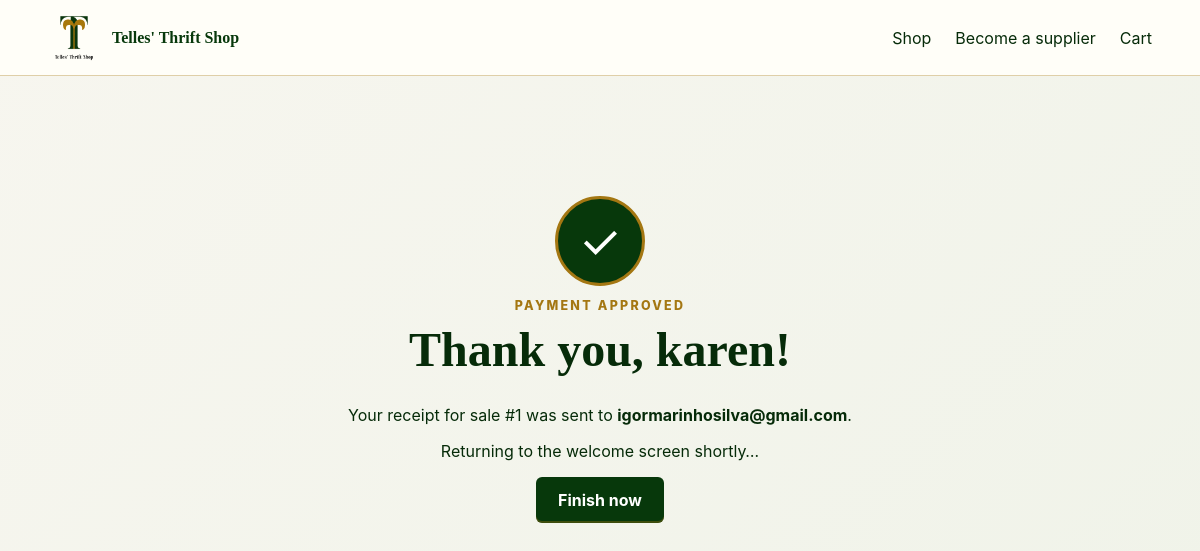
Page /checkout/complete/ (signed in) on the committed database.
### transactions/models.py (models this page shows, shortened)
class Sale(models.Model):
    STATUS_CHOICES = [('pending', 'Pending'), ('paid', 'Paid'), ('cancelled', 'Cancelled')]
    customer = models.ForeignKey(Customer, on_delete=models.PROTECT, related_name='sales')
    created_at = models.DateTimeField(auto_now_add=True)
    status = models.CharField(max_length=20, choices=STATUS_CHOICES, default='pending')
    payment_reference = models.CharField(max_length=100, blank=True)
    total = models.DecimalField(max_digits=10, decimal_places=2, default=Decimal('0'))
    class Meta:
        ordering = ['-created_at']
        verbose_name = 'Sale'
        verbose_name_plural = 'Sales'

class Customer(models.Model):
    name = models.CharField(max_length=150)
    email = models.EmailField()
    cpf = models.CharField(max_length=14)
    created_at = models.DateTimeField(auto_now_add=True)
    class Meta:
        ordering = ['name']
        verbose_name = 'Customer'
        verbose_name_plural = 'Customers'

### transactions/views.py (the view)
# urls.py: path('complete/', views.registration_complete, name='registration_complete'),
def complete(request):
    sale_id = request.session.get('sale_id')
    if not sale_id:
        return redirect('catalog:home')
    sale = get_object_or_404(Sale, pk=sale_id)
    return render(request, 'transactions/complete.html', {'sale': sale})

### transactions/templates/transactions/complete.html (shortened to what this page needs)
{% extends 'base.html' %}
{% block content %}
<main class="payment-page">
  {% if sale.status == 'pending' %}
    <p class="eyebrow">Development checkout</p><h1>PIX payment simulation</h1>
    <div class="fake-qr">PIX<br><small>TEST</small></div><p>Total: <strong>R$ {{ sale.total|floatformat:2 }}</strong></p>
    <p class="muted">No real payment will be charged in this development version.</p>
    <form method="post" action="{% url 'transactions:simulate_payment' %}">{% csrf_token %}<button class="button button-large" type="submit">Simulate approved payment</button></form>
  {% else %}
    <div class="success-mark">✓</div><p class="eyebrow">Payment approved</p><h1>Thank you, {{ sale.customer.name }}!</h1>
    <p>Your receipt for sale #{{ sale.id }} was sent to <strong>{{ sale.customer.email }}</strong>.</p><p>Returning to the welcome screen shortly…</p>
    <a class="button" href="{% url 'catalog:home' %}">Finish now</a><script>setTimeout(() => location.href = "{% url 'catalog:home' %}", 12000);</script>
  {% endif %}
</main>
{% endblock %}

### static/css/shop.css (style rules this page uses)
:root { --ink:#27211f;--cream:#f7f1e8;--paper:#fffdf9;--rose:#9b4d58;--rose-dark:#71343d;--sage:#87927a;--line:#ded4c8;--shadow:0 12px 35px rgba(58,40,34,.11) }
* { box-sizing:border-box }
body { margin:0;background:var(--cream);color:var(--ink);font-family:Inter,ui-sans-serif,system-ui,-apple-system,sans-serif }
h1,h2,h3 { font-family:Georgia,serif;margin-top:0 }
h1 { font-size:clamp(2.4rem,5vw,5rem);line-height:.98 }
a { color:inherit;text-decoration:none }
.eyebrow { text-transform:uppercase;letter-spacing:.18em;color:var(--rose);font-weight:800;font-size:.78rem }
.button { display:inline-flex;justify-content:center;align-items:center;border:0;border-radius:6px;background:var(--rose);color:white;padding:13px 22px;font-weight:750;cursor:pointer }
.payment-page { max-width:680px;margin:70px auto;padding:50px 25px;text-align:center }
.payment-page h1 { font-size:3rem }
.success-mark { width:90px;height:90px;margin:auto;border-radius:50%;display:grid;place-items:center;background:var(--sage);color:white;font-size:3rem }

### static/css/green-theme.css (style rules this page uses)
:root { --ink:#062b09; --cream:#f5f4ec; --paper:#fffef8; --rose:#07380b; --rose-dark:#042707; --sage:#39703d; --line:#d7d1b8; --gold:#a47712; --pale-green:#e4ece1; --pale-gold:#f1ead7; --shadow:0 12px 35px rgba(7,56,11,.11); }
body { background:linear-gradient(135deg,#f7f6ef 0%,#f0f3e9 100%);color:var(--ink) }
.eyebrow { color:var(--gold) }
.button { background:var(--rose);box-shadow:inset 0 -2px 0 rgba(164,119,18,.35) }
.success-mark { background:var(--rose);border:3px solid var(--gold) }

### rows in the picture
Sale: customer.name "karen", id "1", customer.email "igormarinhosilva@gmail.com"
